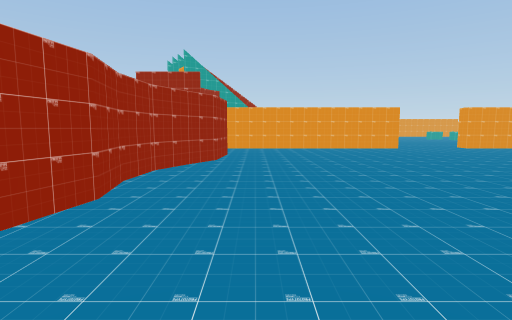
view 1 (above)

18 first-person views from a walk through a scene from a Unity 3-D project. The camera is 1.5 m above the floor, tilts 6° down and sees 80° across. The floor is counted in squares, 2 m on a side. Each view is taken from the middle of a square. On the plan, view 1 faces up. The plan holds only what a view shows up to about 10 squares ahead; the rest is blank. The place goes on beyond the plan. The player is left out.

view 2
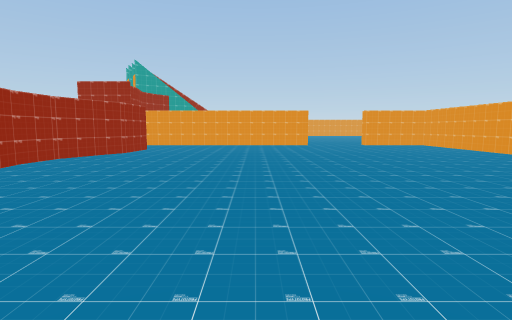

view 3
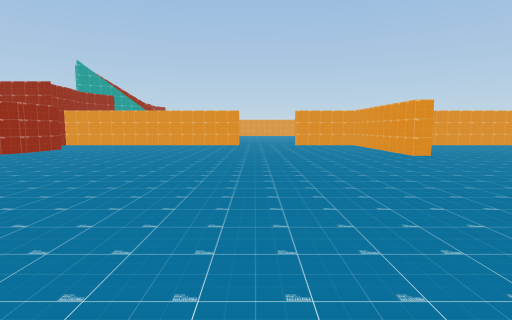

view 4
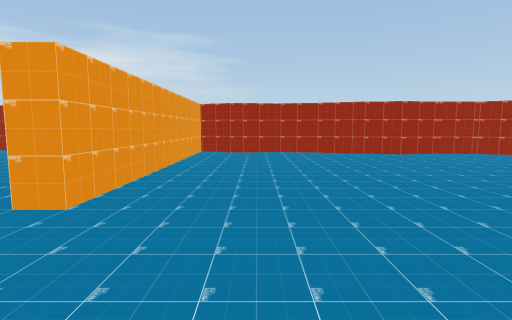

view 5
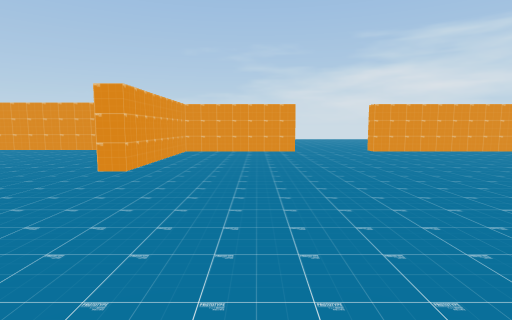

view 6
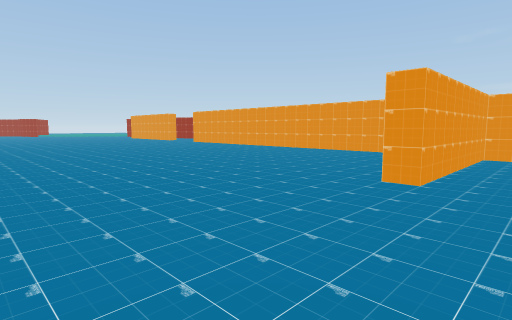

view 7
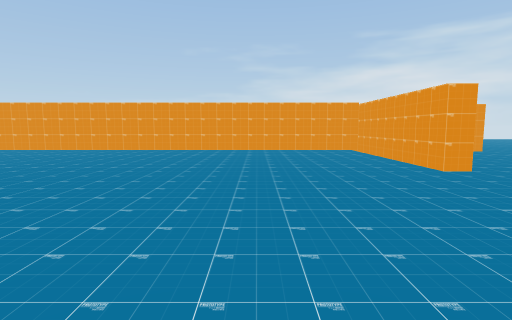

view 8
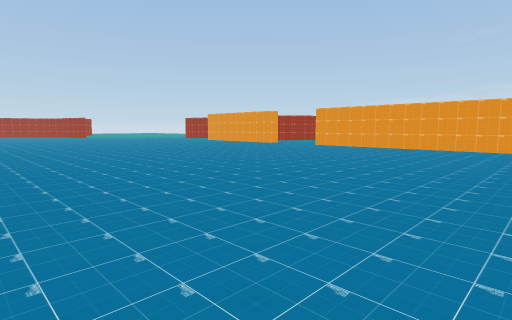

view 9
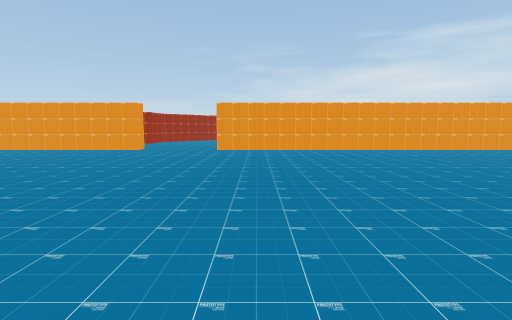

view 10
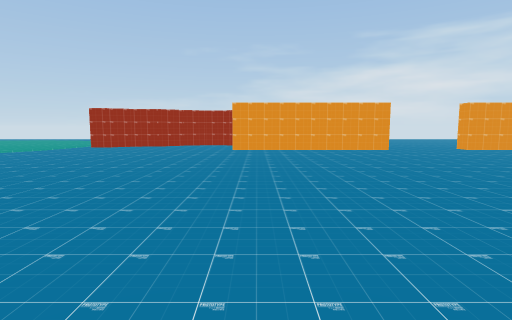

view 11
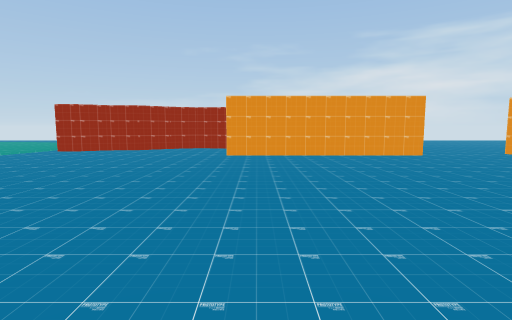

view 12
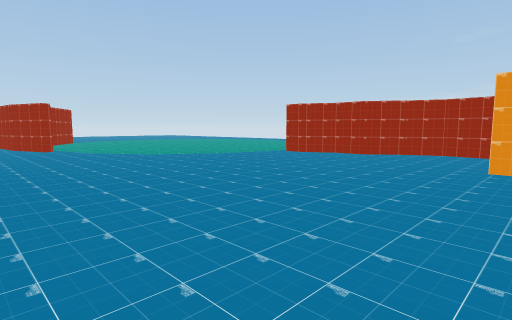

view 13
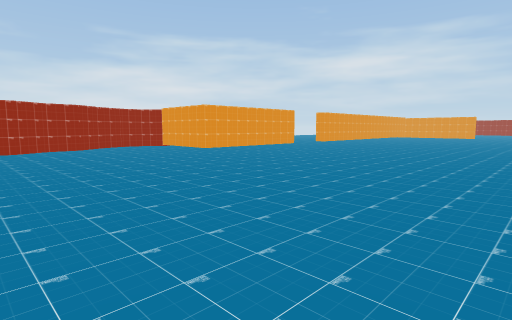

view 14
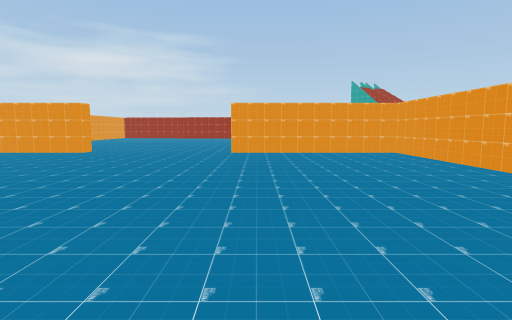

view 15
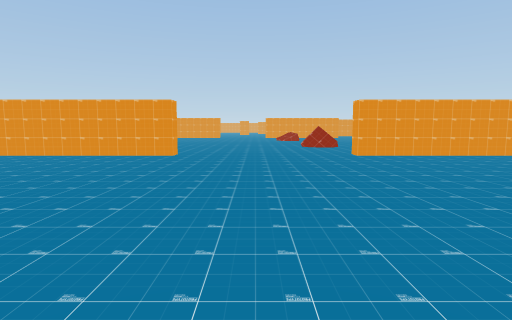

view 16
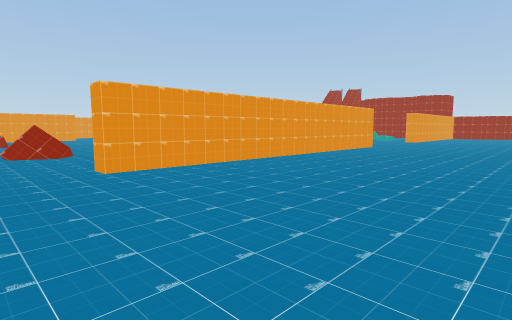

view 17
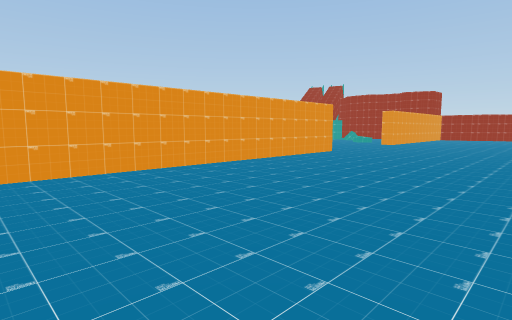

view 18
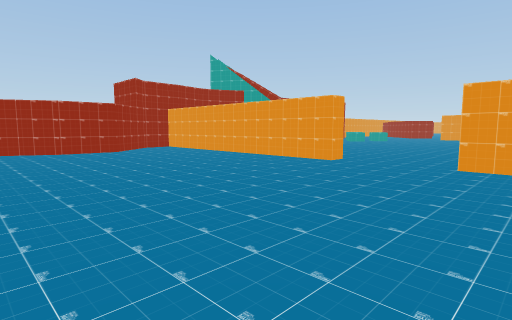

### Floor plan
Points are (right, up) in squares from view 1. A wall is a line through its corners. A room is listed if a view was taken in it or the views show most of it. See-through windows are left out.
Room 1 (views 1, 2, 3, 4, 5, 6, 7, 8, 9, 10, 11, 12, 13, 14, 15, 16, 17, 18)
walls: (17.8, 11.8) (17.8, 11.2) (10.7, 11.2) (10.7, 6.2) (10.2, 6.2) (10.2, 8.1); (23.1, 14.6) (21.7, 15.2); (22.8, 15) (22.2, 15.2); (8.5, 11.2) (7.8, 11.2); (24.6, -2.7) (29.8, -2.7); (5.3, 11.9) (5.3, 11.2) (1, 11.2); (6.6, -2.7) (10.2, -2.7) (10.2, 1.7) (10.7, 1.7) (10.7, -2.7) (22.2, -2.7); (32.8, 11.2) (22.8, 11.2) (22.8, 11.8); (30.2, -6.2) (31.2, -6.3) (32.1, -5.9); (32, -6) (33, -5.3) (33.9, -5.2) (34.7, -4.7) (35.4, -4.8); (-1.2, 9.1) (-0.8, 8.7) (-0.9, 7.1) (-1.9, 5.3); (-1.8, 5.4) (-1.9, 4.2); (-1.9, 4.4) (-1.7, 3.2) (-1.9, 1.8); (-1.9, 1.9) (-2.4, 0.6); (-2.3, 0.8) (-2.5, -0.5); (-2.5, -0.4) (-2.3, -1.7) (-2.8, -2.7) (4.3, -2.7)
ways out: opening at (5.5, -3); opening at (23.5, -3)

Positions as (right, up) in squares from view 1, and headings:
1: (0, 0), facing up
2: (3, -2), facing up
3: (6, -2), facing up
4: (7, -1), facing left
5: (8, 7), facing down
6: (9, 6), facing down-right
7: (14, 7), facing down
8: (15, 8), facing down-right
9: (21, 7), facing down
10: (29, 7), facing down
11: (29, 5), facing down
12: (29, 3), facing down-right
13: (36, 6), facing down-left
14: (20, 7), facing left
15: (20, 3), facing up
16: (21, 6), facing up-right
17: (24, 6), facing up-right
18: (9, 5), facing up-left
